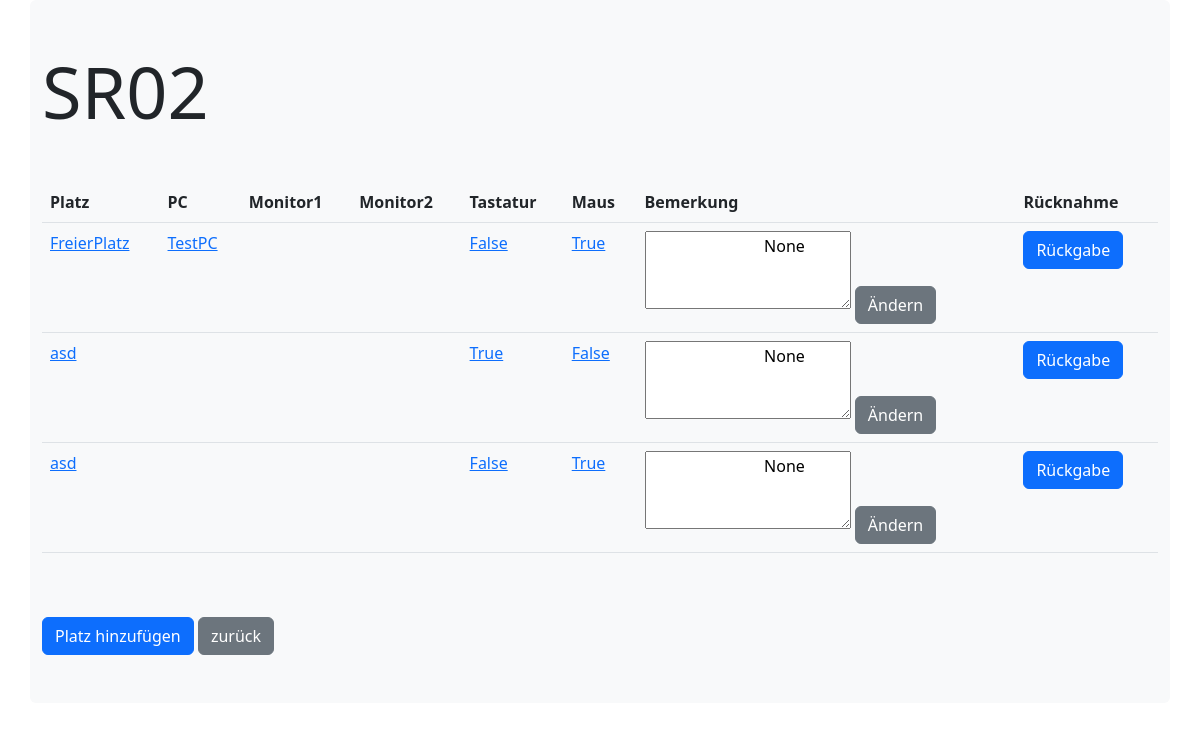
The app's page /itinventory/platzviewFilterVerleih/12, older data.
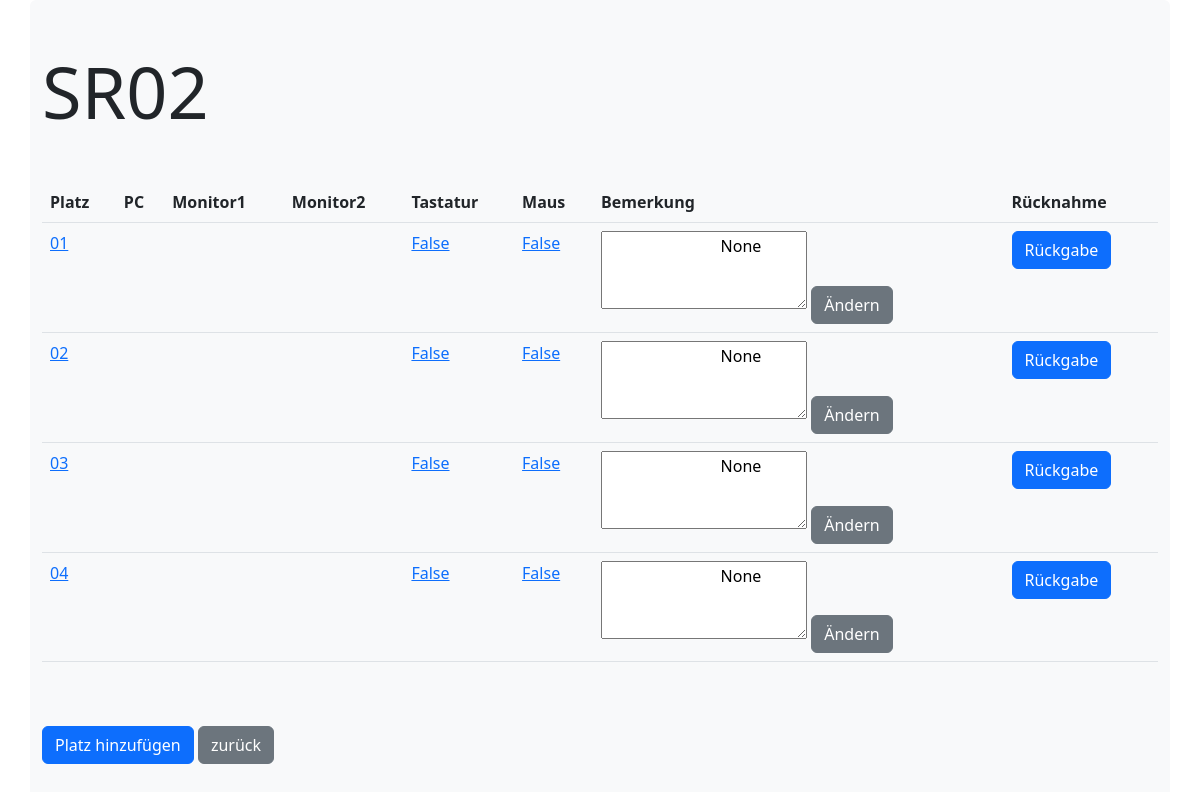
The same page, newer data.
### itinventory/models.py (models this page shows)
class Platz(models.Model):
  bezeichnung = models.CharField(max_length=50, null=True)
  room = models.ForeignKey(Rooms, on_delete=models.CASCADE,null=True,default=None, related_name='Room')
  pc = models.ForeignKey(Pcs, on_delete=models.CASCADE, default=None,null=True)
  monitor1 = models.ForeignKey(Monitor,on_delete=models.CASCADE, related_name='Monitor1', default=None,null=True)
  monitor2 = models.ForeignKey(Monitor,on_delete=models.CASCADE, related_name='Monitor2', default=None,null=True)
  bemaerkung = models.CharField(max_length=300,default=None, null=True, blank=True)
  tastatur = models.BooleanField(default=False,null=True)
  maus = models.BooleanField(default=False,null=True)

class Pcs(models.Model):
    modell = models.CharField(max_length=255)
    RAM = models.CharField(max_length=255)
    CPU = models.CharField(max_length=255)
    anzahlkerne = models.CharField(max_length=255)
    festplatte = models.CharField(max_length=255, null=True)
    serialnummer = models.CharField(max_length=50,default=None, null=True, blank=True)
    monitor1 = models.CharField(max_length=50,default=None, null=True, blank=True)
    monitor2 = models.CharField(max_length=50,default=None, null=True, blank=True)
    bemaerkung = models.CharField(max_length=300,default=None, null=True, blank=True)
    status = models.CharField(max_length=100,default=None, null=True, blank=True)

### itinventory/views.py (the view)
# urls.py: path('platzviewFilterVerleih/<int:id>', views.platzviewFilterVerleih, name='platzviewFilterVerleih'),
def platzviewFilterVerleih(request, id):
    myplaetze = Platz.objects.filter(room_id=id)
    mypcs = Pcs.objects.filter(id=id)
    myrooms = Rooms.objects.get(id=id)
    template = loader.get_template('platzVerleih.html')
    context = {
        'myplaetze': myplaetze,
        'myrooms': myrooms,
        'mypcs': mypcs,
    }
    return HttpResponse(template.render(context, request))

### itinventory/templates/platzVerleih.html (shortened to what this page needs)
{% load static %}
<!doctype html>
<html lang="en">
  <head>
    <link href="https://cdn.jsdelivr.net/npm/bootstrap@5.2.2/dist/css/bootstrap.min.css" rel="stylesheet">
  </head>
  <body>
    <div class="container bg-light rounded" >
        <div class="row">
            <div class="col-12">
                <h1 class="display-2 my-5"> {{myrooms.roomname }}</h1>
                <div class="table-responsive">
                  <table class="table">
                    <tr>
                      <th>Platz</th>
                      <th>PC</th>
                      <th>Monitor1</th>
                      <th>Monitor2</th>
                      <th>Tastatur</th>
                      <th>Maus</th>
                      <th>Bemerkung</th>
                      <th>Rücknahme</th>
                    </tr>
                    {% for line in myplaetze %}
                    <tr>
                      <td><a href="/itinventory/updatePlatzVerleih/{{ line.id }}">{{ line.bezeichnung }}</a></td>
                      <td>
                       <a href="/itinventory/updatePlatzVerleih/{{ line.id }}">{{ line.pc.modell }}</a>
                      </td>
                      <td><a href="/itinventory/updatePlatzVerleih/{{ line.id }}">{{ line.monitor1.serialnummer }}</a></td>
                      <td><a href="/itinventory/updatePlatzVerleih/{{ line.id }}">{{ line.monitor2.serialnummer }}</a></td>
                      <td><a href="/itinventory/updatePlatzVerleih/{{ line.id }}">{{ line.maus }}</a></td>
                      <td><a href="/itinventory/updatePlatzVerleih/{{ line.id }}">{{ line.tastatur }}</a></td>
                      <td>
                        <textarea id="Bemerkung" name="Bemerkung" rows="3" cols="20" placeholder="" href="/itinventory/updatePlatz/{{ line.id }}">
                            {{ line.bemaerkung }}
                        </textarea>
                        <a href="/itinventory/updatePlatzVerleih/{{ line.id }}" class="btn btn-secondary">Ändern</a>
                        </td>
                      <td>
                        <button type="button" class="btn btn-primary" data-bs-toggle="modal" data-bs-target="#exampleModal{{ line.id }}">
                          Rückgabe
                        </button>
                      </td>
                    </tr>
                    {% endfor %}
                  </table>
                </div>
                <a href="/itinventory/addPlatzRaum/{{myrooms.id }}" class="btn btn-primary my-5" >Platz hinzufügen</a>
                <a href="/itinventory" class="btn btn-secondary">zurück</a>
            </div>
        </div>
    </div>
  </body>
</html>

Row changes from the older to the newer data that the page shows:
removed Platz: bezeichnung "FreierPlatz", pc.modell "TestPC", maus "False", tastatur "True", Bemerkung "None"
removed Platz: bezeichnung "asd", maus "True", tastatur "False", Bemerkung "None"
removed Platz: bezeichnung "asd", maus "False", tastatur "True", Bemerkung "None"
added Platz: bezeichnung "01", maus "False", tastatur "False", Bemerkung "None"
added Platz: bezeichnung "02", maus "False", tastatur "False", Bemerkung "None"
added Platz: bezeichnung "03", maus "False", tastatur "False", Bemerkung "None"
added Platz: bezeichnung "04", maus "False", tastatur "False", Bemerkung "None"
